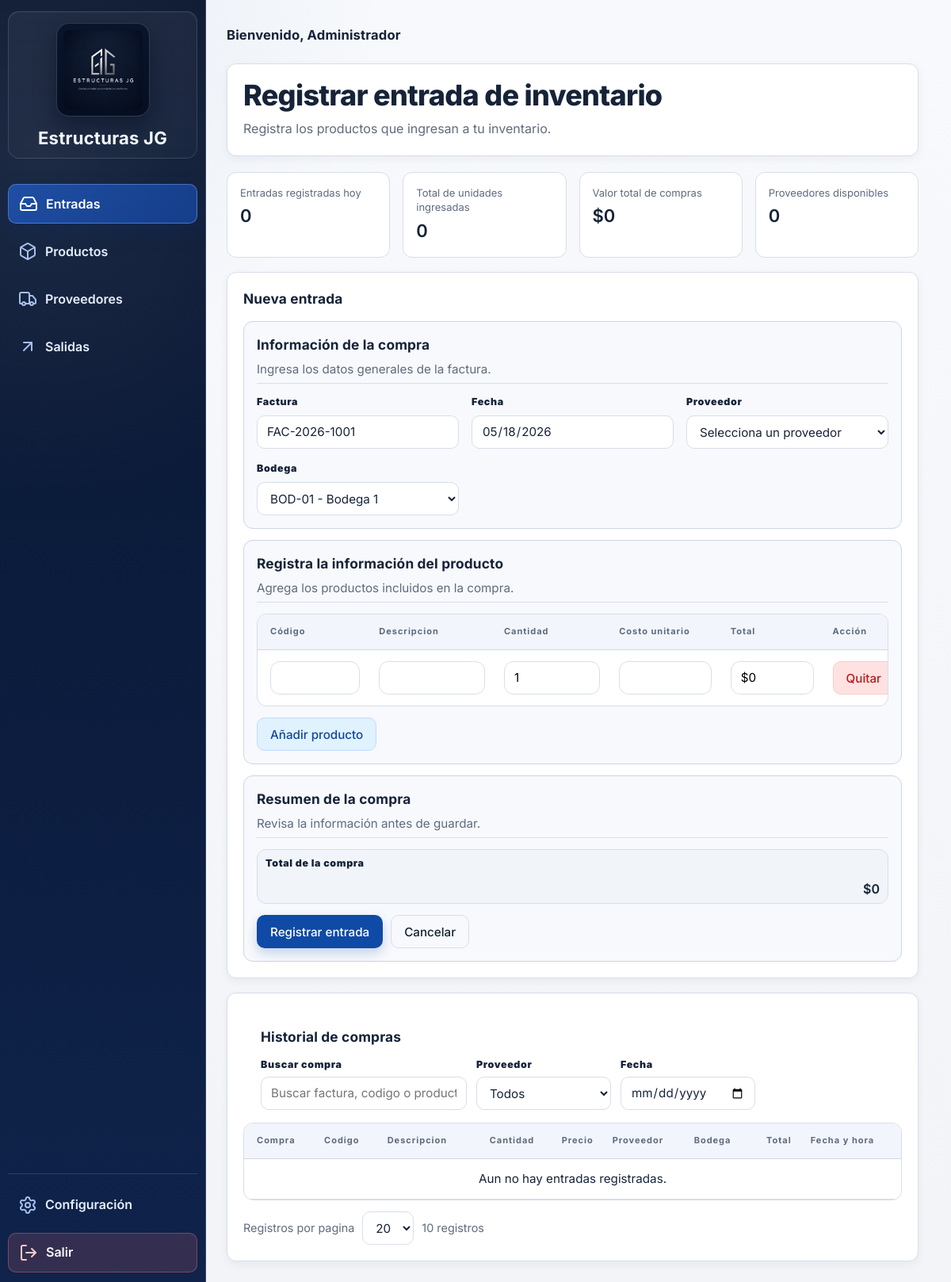
The app's page /public/panel.php (signed in) with its own data.
### tables this page shows
CREATE TABLE IF NOT EXISTS usuarios (
    id_usuario INT AUTO_INCREMENT PRIMARY KEY,
    nombre VARCHAR(100) NOT NULL,
    usuario VARCHAR(50) NOT NULL,
    contrasena VARCHAR(255) NOT NULL,
    id_rol INT NOT NULL,
    estado TINYINT(1) NOT NULL DEFAULT 1,
    ultimo_acceso DATETIME NULL,
    created_at TIMESTAMP NOT NULL DEFAULT CURRENT_TIMESTAMP,
    updated_at TIMESTAMP NOT NULL DEFAULT CURRENT_TIMESTAMP ON UPDATE CURRENT_TIMESTAMP,
    CONSTRAINT uk_usuarios_usuario UNIQUE (usuario),
    CONSTRAINT fk_usuarios_roles
        FOREIGN KEY (id_rol)
        REFERENCES roles(id_rol)
        ON UPDATE CASCADE
        ON DELETE RESTRICT
);

### app/vistas/panel/modulos/vista_entradas.php (the view, shortened to what the rows shown need)
<article class="tarjeta bloque formulario-flujo">
    <form class="flujo-formulario" id="form-entradas" method="post">
        <fieldset <?= (isset($puedeRegistrarMovimientos) && !$puedeRegistrarMovimientos) ? 'disabled' : '' ?> style="border:0;padding:0;margin:0;display:grid;gap:14px;">
        <section class="tarjeta flujo-bloque">
            <div class="tabla-contenedor">
                <table class="tabla" id="tabla-detalles-entrada">
                    <thead>
                        <tr>
                            <th>Código</th>
                            <th>Descripcion</th>
                            <th>Cantidad</th>
                            <th>Costo unitario</th>
                            <th>Total</th>
                            <th>Acción</th>
                        </tr>
                    </thead>
                </table>
            </div>
        </section>
        </fieldset>
    </form>
</article>
<article class="tarjeta tarjeta-tabla">
    <div class="tabla-contenedor">
        <table class="tabla tabla-historial-entradas" id="tabla-historial-entradas">
            <thead>
                <tr>
                    <th>Compra</th>
                    <th>Codigo</th>
                    <th>Descripcion</th>
                    <th>Cantidad</th>
                    <th>Precio</th>
                    <th>Proveedor</th>
                    <th>Bodega</th>
                    <th>Total</th>
                    <th>Fecha y hora</th>
                </tr>
            </thead>
        </table>
    </div>
</article>

### app/vistas/panel/pantallas/plantilla.php (shortened to what the rows shown need)
<?php
require_once __DIR__ . '/../preparadores/preparar_plantilla.php';
require_once __DIR__ . '/../../../configuracion/rutas.php';
$datosPlantilla = prepararDatosPlantillaPanel(
    $autenticacion ?? [],
    $permisos ?? [],
    [
        'tituloPagina' => $tituloPagina ?? null,
        'tituloSeccion' => $tituloSeccion ?? null,
        'descripcionSeccion' => $descripcionSeccion ?? null,
        'moduloActivo' => $moduloActivo ?? null,
        'resaltarConfiguracion' => $resaltarConfiguracion ?? null,
        'contenidoModulo' => $contenidoModulo ?? null,
        'scriptsModulo' => $scriptsModulo ?? null,
    ]
);
$tituloSeccion = $datosPlantilla['tituloSeccion'];
$descripcionSeccion = $datosPlantilla['descripcionSeccion'];
$contenidoModulo = $datosPlantilla['contenidoModulo'];
$urlHojaEstilosPanel = construirUrlPublica('css/panel/plantilla.css');
$rutaFisicaHojaEstilosPanel = __DIR__ . '/../../../../public/css/panel/plantilla.css';
$versionHojaEstilosPanel = is_file($rutaFisicaHojaEstilosPanel)
    ? (string) filemtime($rutaFisicaHojaEstilosPanel)
    : (string) time();
?>
<!DOCTYPE html>
<html lang="es">
<head>
    <link rel="stylesheet" href="<?= htmlspecialchars($urlHojaEstilosPanel . '?v=' . $versionHojaEstilosPanel, ENT_QUOTES, 'UTF-8') ?>">
</head>
<body>
    <div class="distribucion">
        <main class="contenido">
            <section class="hero">
                <h2><?= htmlspecialchars($tituloSeccion, ENT_QUOTES, 'UTF-8') ?></h2>
                <p><?= htmlspecialchars($descripcionSeccion, ENT_QUOTES, 'UTF-8') ?></p>
            </section>
            <section class="contenido-personalizado">
                <?= $contenidoModulo ?>
            </section>
        </main>
    </div>
</body>
</html>

### records on screen
usuarios: tituloSeccion "Registrar entrada de inventario", descripcionSeccion "Registra los productos que ingresan a tu inventario."

### other values on screen
$etiqueta "Entradas"
$etiqueta "Productos"
$etiqueta "Proveedores"
$etiqueta "Salidas"
$nombreRol "Administrador"
$indicador['etiqueta'] "Entradas registradas hoy"
$indicador['valor'] "0"
$indicador['etiqueta'] "Total de unidades ingresadas"
$indicador['etiqueta'] "Valor total de compras"
$indicador['valor'] "$0"
$indicador['etiqueta'] "Proveedores disponibles"
$paginacion['totalRegistros'] "10"
form field id_bodega "BOD-01 - Bodega 1"
form field por_pagina "20"
